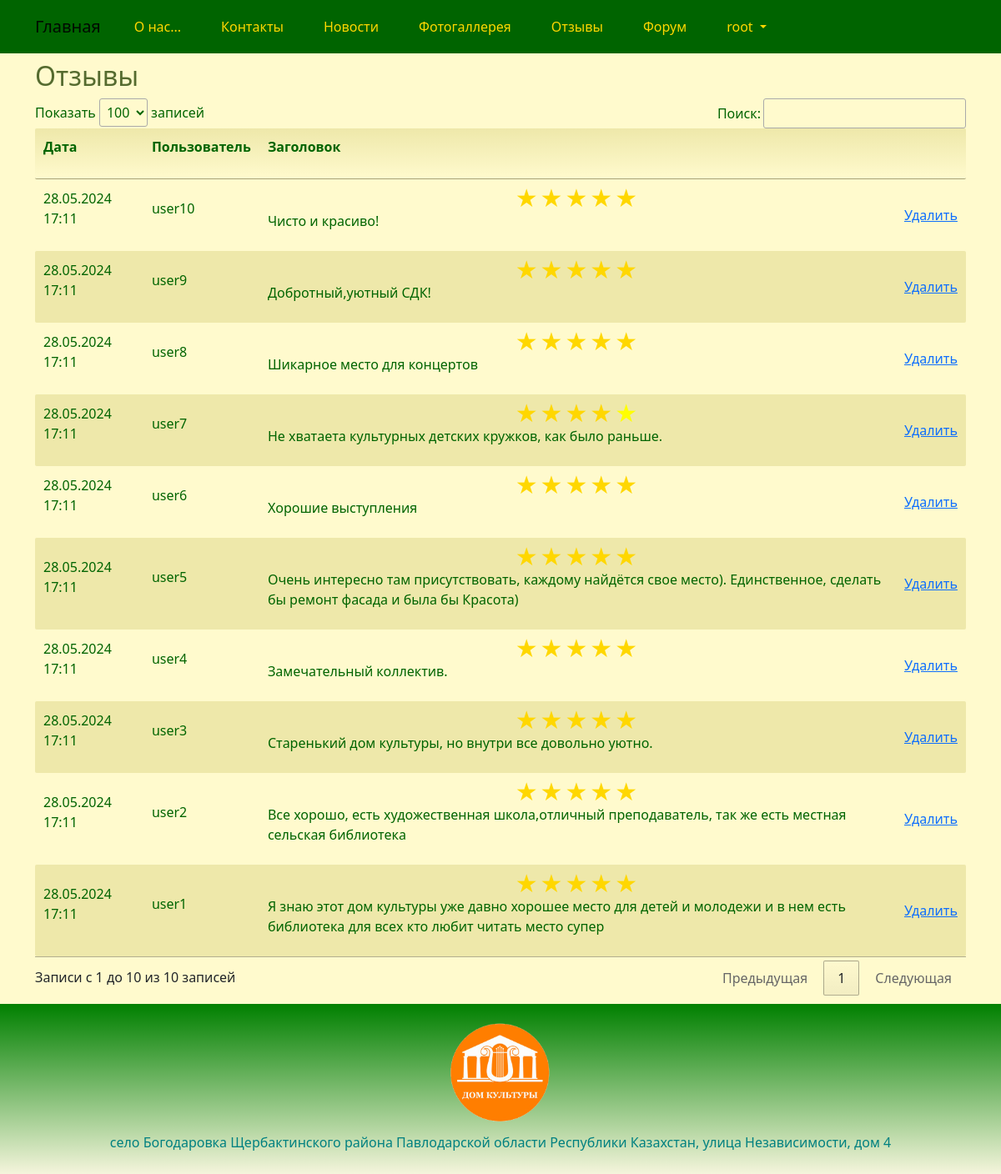
Screenshot of /reviews/index/ (signed in) with the database file from the repository.
### house/models.py (models this page shows)
class Reviews(models.Model):
    dater = models.DateTimeField(_('dater_reviews'), auto_now_add=True)
    rating = models.IntegerField(_('rating'), blank=True, null=True)
    details = models.TextField(_('details_reviews'))
    user = models.ForeignKey(User, related_name='reviews_user', on_delete=models.CASCADE)
    class Meta:
        db_table = 'reviews'
        indexes = [
            models.Index(fields=['dater']),
        ]
        ordering = ['dater']

### house/views.py (the view)
# urls.py: path('reviews/index/', views.reviews_index, name='reviews_index'),
@login_required
@group_required("Managers")
def reviews_index(request):
    reviews = Reviews.objects.all().order_by('-dater')
    return render(request, "reviews/index.html", {"reviews": reviews})

### house/views.py (called while the page is built)
def group_required(*group_names):
    def in_groups(u):
        if u.is_authenticated:
            if bool(u.groups.filter(name__in=group_names)) | u.is_superuser:
                return True
        return False
    return user_passes_test(in_groups, login_url='403')

### templates/reviews/index.html (shortened to what this page needs)
{% extends "base.html" %}
{% load i18n %}
{% load static %}
{% block content %}
<h2>{% trans "reviews" %}</h2>
	{% load humanize %}
{% if reviews.count > 0 %}
<div class="row">
	<table id="myTable" class="table-manager" style="width:100%">
		<thead>
			<tr>
				<th><p>{% trans "dater" %}</p></th>
				<th><p>{% trans "user" %}</p></th>
				<th><p>{% trans "title" %}</p></th>
				<th></th>
			</tr>
		</thead>
		<tbody>
			{% for n in reviews %}
			<tr>
				<td>
					<p>{{ n.dater | date:"d.m.Y H:i"}}</p>
				</td>
				<td>
					<p>{{ n.user }}</p>
				</td>
				<td>
					<div class="Stars" style='--rating: {{ n.rating | stringformat:".1f" }};'></div>
					<p>{{ n.details }}</p>
				</td>
				<td>
					<a onclick="return confirm('Удалить запись?')" href="{% url 'reviews_delete' n.id %}">{% trans "Delete" %}</a>
				</td>
			</tr>
			{% endfor %}
		</tbody>
	</table>
</div>
{% endif %}
{% endblock content %}

### templates/base.html (shortened to what this page needs)
<!DOCTYPE html>
{% load static %}
{% load i18n %}
<html>
<head>
	<link href="https://cdn.jsdelivr.net/npm/bootstrap@5.0.2/dist/css/bootstrap.min.css" rel="stylesheet">
	<link rel="stylesheet" href="{% static 'css/styles.css' %}" />
	<link rel="stylesheet" href="{% static 'css/choosen.css' %}" />
</head>
	<nav class="navbar navbar-expand-lg navbar-light justify-content-center">
		<div class="container">
			<a class="navbar-brand" href="{{ HTTP_HOST }}/">{% trans "Home" %}</a>
			<div class="collapse navbar-collapse" id="mainMenu">
				<ul class="navbar-nav me-auto mb-2 mb-lg-0">
					<li class="nav-link">
						<a class="dropdown-item" href="{% url 'about' %}">{% trans "about" %}</a>
					</li>
					<li class="nav-link">
						<a class="dropdown-item" href="{% url 'contact' %}">{% trans "contacts" %}</a>
					</li>
					<li class="nav-link">
						<a class="dropdown-item" href="{% url 'news_list' %}">{% trans "newss" %}</a>
					</li>
					<li class="nav-link">
						<a class="dropdown-item" href="{% url 'photogallery' %}">{% trans "photogallery" %}</a>
					</li>
					<li class="nav-link">
						<a class="dropdown-item" href="{% url 'reviews_list' %}">{% trans "reviews" %}</a>
					</li>
					{% if user.is_authenticated %}
						<li class="nav-link">
							<a class="dropdown-item" href="{% url 'forum' %}">{% trans "forum" %}</a>
						</li>
						<li class="nav-link dropdown">
							<a class="dropdown-item dropdown-toggle" href="#" id="navbarDropdown" role="button" data-bs-toggle="dropdown" aria-expanded="false">
							{{ user.username }}
							</a>
						</li>
					{% else %}
						<form class="form-inline ml-auto">
							<a href="{% url 'login' %}" class="btn btn-outline-secondary">{% trans "Log In" %}</a>
							<a href="{% url 'signup' %}" class="btn btn-primary ml-2">{% trans "Sign up" %}</a>
						</form>
					{% endif %}
						{% get_current_language as LANGUAGE_CODE %}
						{% get_available_languages as LANGUAGES %}
						{% get_language_info_list for LANGUAGES as languages %}
				</ul>
			</div>
		</div>
	</nav>
<body>
	<div class="container">
		{% block content%}{% endblock content %}
	</div>
</body>
<footer class="container-fluid text-center bg-lightgray">
	<div class="copyrights">
		<img src="{% static 'images/logo.png' %}" alt="logo" style="height:144px; padding: 10px;">
	</div>
	<p>село Богодаровка Щербактинского района Павлодарской области Республики Казахстан, улица Независимости, дом 4</p>
</footer>
<link rel="stylesheet" href="https://cdn.datatables.net/1.11.2/css/jquery.dataTables.min.css">
<link href="{% static 'css/jquery.fancybox.min.css' %}" rel="stylesheet">
</html>

### static/css/styles.css (style rules this page uses)
:root { --navbar-background-color: DarkGreen; --navbar-text-color: Gold; --main-background-color-light: LemonChiffon; --main-background-color-dark: PaleGoldenrod; --main-text-color: DarkGreen; --main-header-color: DarkOliveGreen; --main-text-attention-color: Purple; --footer-background-color-light: Beige; --footer-background-color-dark: Green; --footer-text-color: Teal; --card-background-color-light: LemonChiffon; --card-background-color-dark: PaleGoldenrod; --card-text-color: SeaGreen; --table-background-color-light: LemonChiffon; --table-background-color-dark: PaleGoldenrod; --table-text-color: DarkGreen; --star-size: 30px; --star-color: Yellow; --star-background: Gold ; }
.navbar { background-color: var(--navbar-background-color); color: var(--navbar-text-color); }
.navbar .navbar-nav, .navbar .navbar-nav .navbar-text { color: var(--navbar-text-color); }
.navbar ul { background-color: var(--navbar-background-color); color: var(--navbar-text-color); }
.navbar li { background-color: var(--navbar-background-color); color: var(--navbar-text-color); }
.navbar a { background-color: var(--navbar-background-color); color: var(--navbar-text-color); }
.navbar-brand { background-color: var(--navbar-background-color); color: var(--navbar-text-color); }
.nav-link a { background-color: var(--navbar-background-color); color: var(--navbar-text-color); }
body { background-color: var(--main-background-color-light); }
h1, h2, h3, h4, h5, h6 { color: var(--main-header-color); }
p, ul, li, label { color: var(--main-text-color); }
.table-manager { width: 100%; border: none; margin-bottom: 20px; }
.table-manager thead th { font-weight: bold; text-align: center; padding: 10px; background-image: linear-gradient(top, var(--main-background-color-dark), var(--main-background-color-light)); background-image: -o-linear-gradient(top, var(--main-background-color-dark), var(--main-background-color-light)); background-image: -moz-linear-gradient(top, var(--main-background-color-dark), var(--main-background-color-light)); background-image: -webkit-linear-gradient(top, var(--main-background-color-dark), var(--main-background-color-light)); }
.table-manager thead tr th:first-child { border-radius: 2px 0 0 2px; }
.table-manager thead tr th:last-child { border-radius: 0 2px 2px 0; }
.table-manager tbody td { text-align: left; border: none; padding: 5px 10px; vertical-align: top; }
.table-manager tbody tr:nth-child(odd) { background: var(--main-background-color-light); }
.table-manager tbody tr:nth-child(even) { background: var(--main-background-color-dark); }
.table-manager tbody tr td:first-child { border-radius: 2px 0 0 2px; }
.table-manager tbody tr td:last-child { border-radius: 0 2px 2px 0; }
.Stars { --percent: calc(var(--rating) / 5 * 100%); display: inline-block; display: block; margin-left: auto; margin-right: auto; font-size: var(--star-size); font-family: Times; line-height: 1; text-align: center; }
.Stars::before { content: "★★★★★"; letter-spacing: 3px; background: linear-gradient(90deg, var(--star-background) var(--percent), var(--star-color) var(--percent)); -webkit-background-clip: text; -webkit-text-fill-color: transparent; }
footer { background-image: linear-gradient(top, var(--footer-background-color-dark), var(--footer-background-color-light)); background-image: -o-linear-gradient(top, var(--footer-background-color-dark), var(--footer-background-color-light)); background-image: -moz-linear-gradient(top, var(--footer-background-color-dark), var(--footer-background-color-light)); background-image: -webkit-linear-gradient(top, var(--footer-background-color-dark), var(--footer-background-color-light)); margin-top: 10px; padding: 10px; }
footer p { color: var(--footer-text-color); }

### rows the page displays
Reviews: dater "28.05.2024 17:11", user "user10", details "Чисто и красиво!"
Reviews: dater "28.05.2024 17:11", user "user9", details "Добротный,уютный СДК!"
Reviews: dater "28.05.2024 17:11", user "user8", details "Шикарное место для концертов"
Reviews: dater "28.05.2024 17:11", user "user7", details "Не хватаета культурных детских кружков, как было раньше."
Reviews: dater "28.05.2024 17:11", user "user6", details "Хорошие выступления"
Reviews: dater "28.05.2024 17:11", user "user5", details "Очень интересно там присутствовать, каждому найдётся свое место). Единственное, сделать бы ремонт фасада и была бы Красота)"
Reviews: dater "28.05.2024 17:11", user "user4", details "Замечательный коллектив."
Reviews: dater "28.05.2024 17:11", user "user3", details "Старенький дом культуры, но внутри все довольно уютно."
Reviews: dater "28.05.2024 17:11", user "user2", details "Все хорошо, есть художественная школа,отличный преподаватель, так же есть местная сельская библиотека"
Reviews: dater "28.05.2024 17:11", user "user1", details "Я знаю этот дом культуры уже давно хорошее место для детей и молодежи и в нем есть библиотека для всех кто любит читать место супер"

### other values shown
{{ user.username }} "root"
